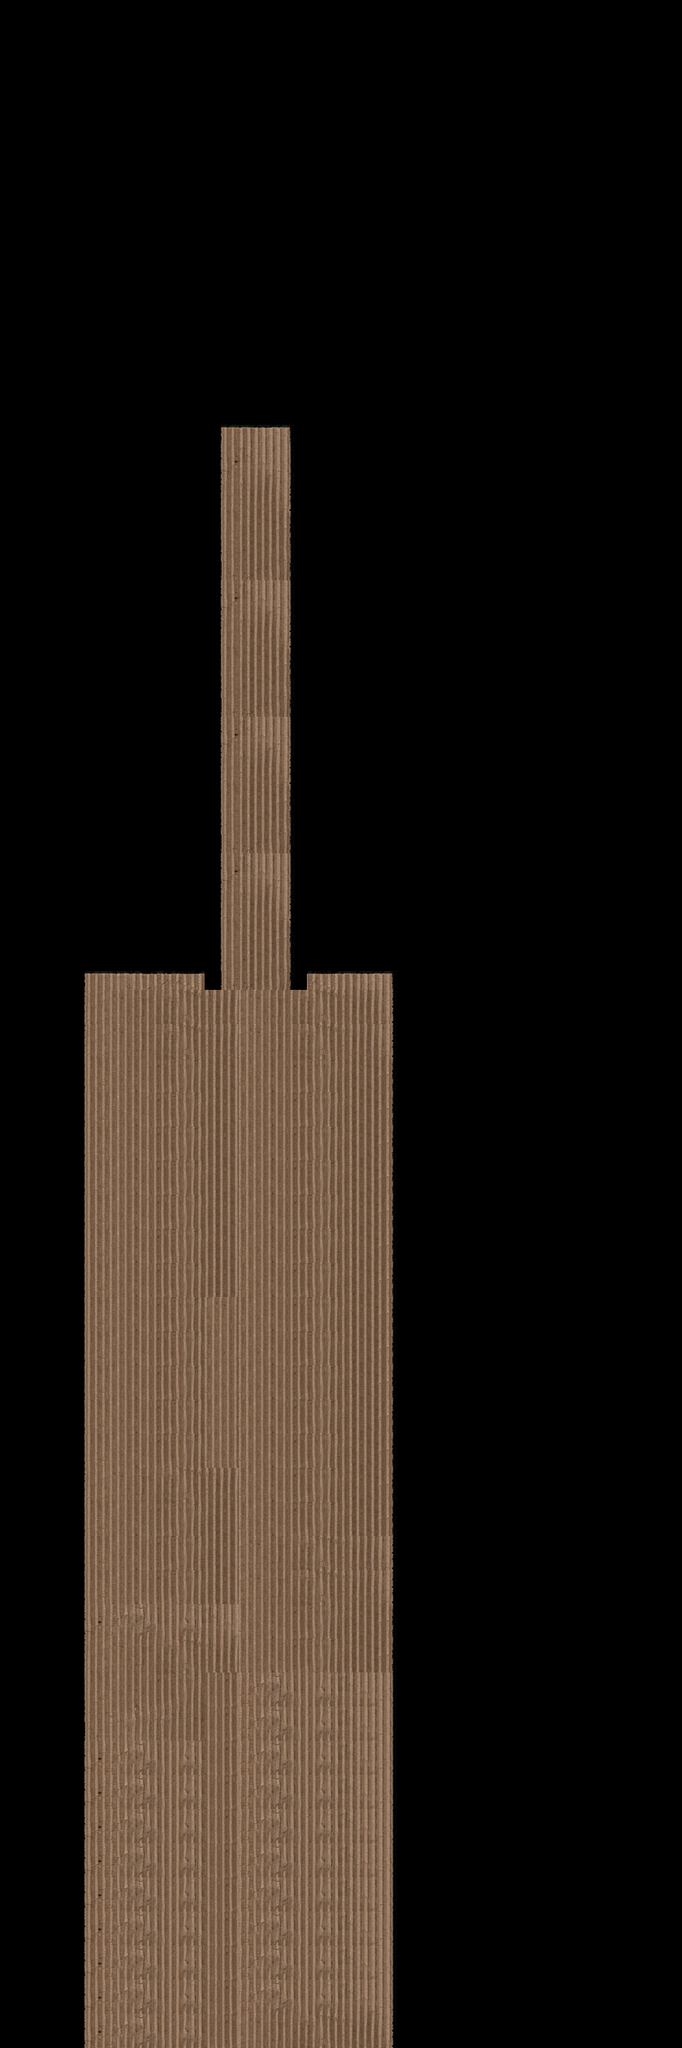

This game map was drawn from its Tiled (.tmx) file and the tilesets committed beside it. A one-line description and the trimmed map source follow:
An orthogonal 20x60 tile map with 60x60 px tiles, 1 tile layer (Tile Layer 2), 1 hidden layer not drawn.

<map version="1.0" orientation="orthogonal" width="20" height="60" tilewidth="60" tileheight="60">
 <tileset firstgid="1" name="basic" tilewidth="60" tileheight="60">
  <image source="basic.png" width="360" height="1080" />
  <terraintypes>
   <terrain name="New Terrain" tile="-1" />
   <terrain name="New Terrain2" tile="-1" />
  </terraintypes>
  <tile id="0" terrain=",,,1" />
  <tile id="1" terrain=",,1,1" />
  <tile id="5" terrain=",,1," />
  <tile id="6" terrain=",1,,1" />
  <tile id="7" terrain="1,1,1,1" />
  <tile id="11" terrain="1,,1," />
  <tile id="30" terrain=",1,," />
  <tile id="31" terrain="1,1,," />
  <tile id="35" terrain="1,,," />
  <tile id="36" terrain=",,,0" />
  <tile id="37" terrain=",,0,0" />
  <tile id="38" terrain=",,0," />
  <tile id="42" terrain=",0,,0" />
  <tile id="43" terrain="0,0,0,0" />
  <tile id="44" terrain="0,,0," />
  <tile id="48" terrain=",0,," />
  <tile id="49" terrain="0,0,," />
  <tile id="50" terrain="0,,," />
  <tile id="60" terrain="0,0,0," />
  <tile id="61" terrain="0,0,,0" />
  <tile id="66" terrain="0,,0,0" />
  <tile id="67" terrain=",0,0,0" />
 </tileset>
 <layer name="Tile Layer 2" width="20" height="60">
  <data>[1200 cells, 373 non-empty, 31 distinct tile ids]</data>
 </layer>
 <layer name="Tile Layer 1" width="20" height="60" visible="0">
  <data>[1200 cells, 309 non-empty, 10 distinct tile ids]</data>
 </layer>
</map>